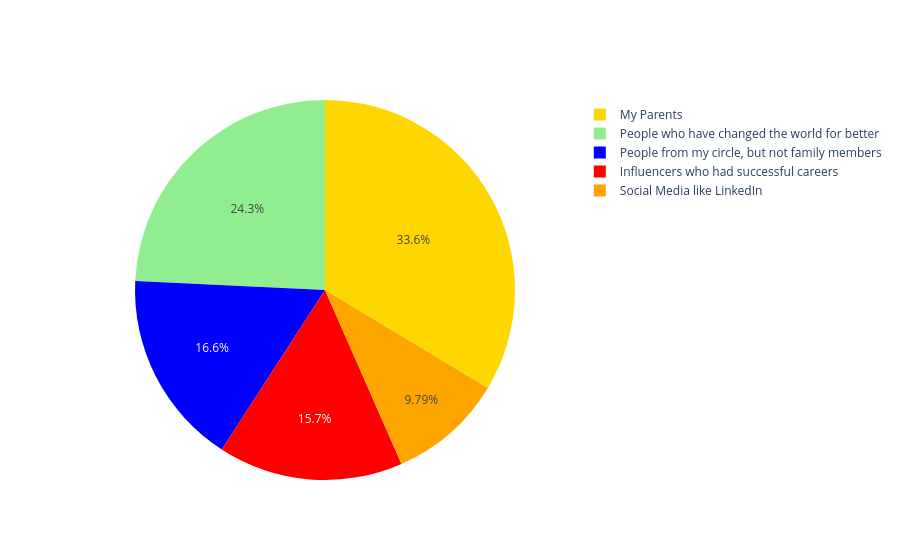

This figure's notebook cell:
### Code cell
question1 = df["Which of the below factors influence the most about your career aspirations ?"].value_counts()

label = question1.index
counts = question1.values
colors = ['gold', 'lightgreen', 'blue', 'red', 'orange', 'purple']

fig = go.Figure(data=[go.Pie(
    labels=label,
    values=counts
)])

fig.update_traces(
    marker=dict(colors=colors)
)

fig.show()

### Figure 1 — Plotly figure (JSON) as saved in the notebook; plotly's stock layout.template omitted (floating-point values rounded to 4 significant figures)
{"data": [{"labels": ["My Parents", "People who have changed the world for better", "People from my circle, but not family members", "Influencers who had successful careers", "Social Media like LinkedIn"], "marker": {"colors": ["gold", "lightgreen", "blue", "red", "orange", "purple"]}, "type": "pie", "values": [79, 57, 39, 37, 23]}], "layout": {}}
